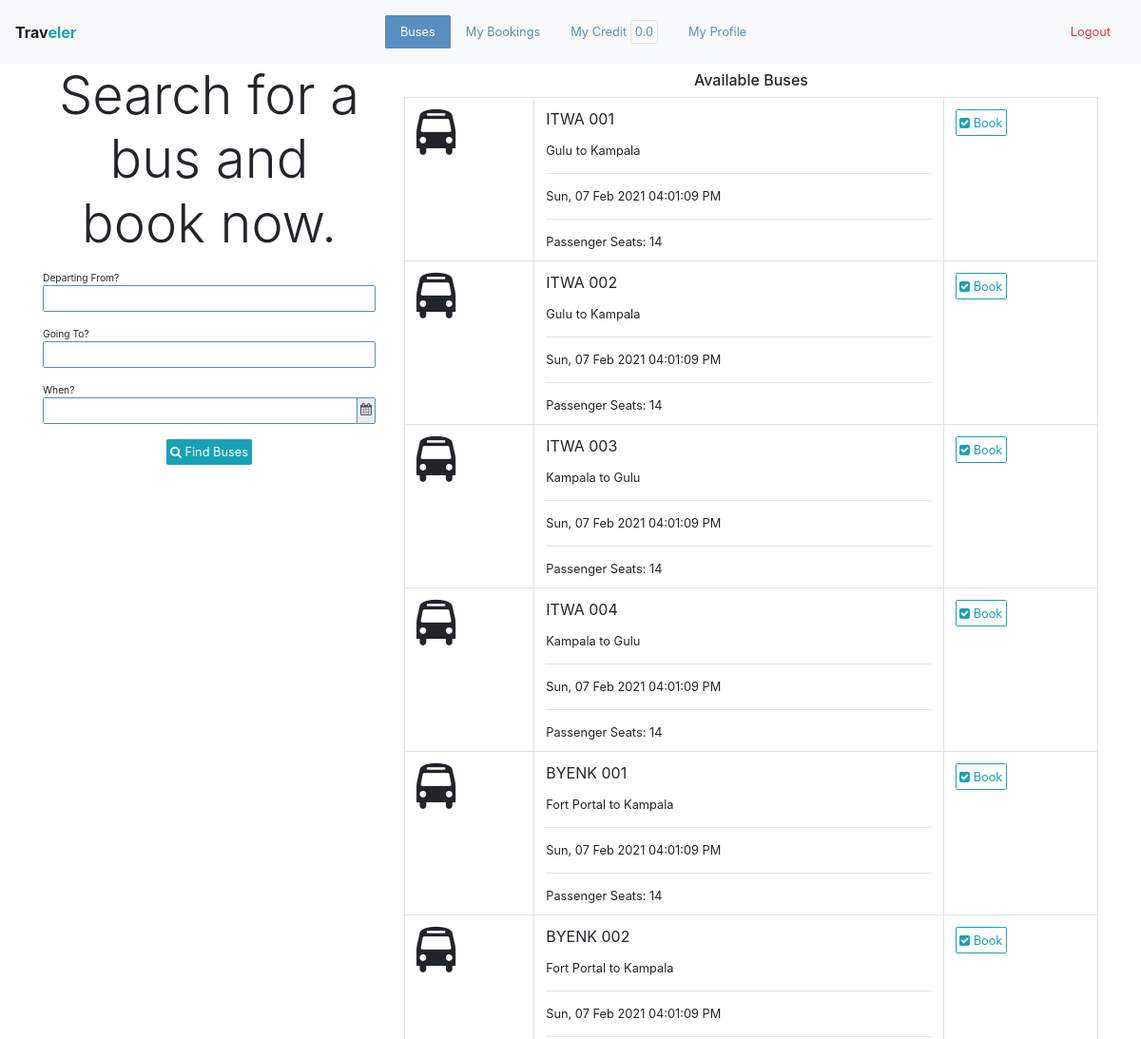
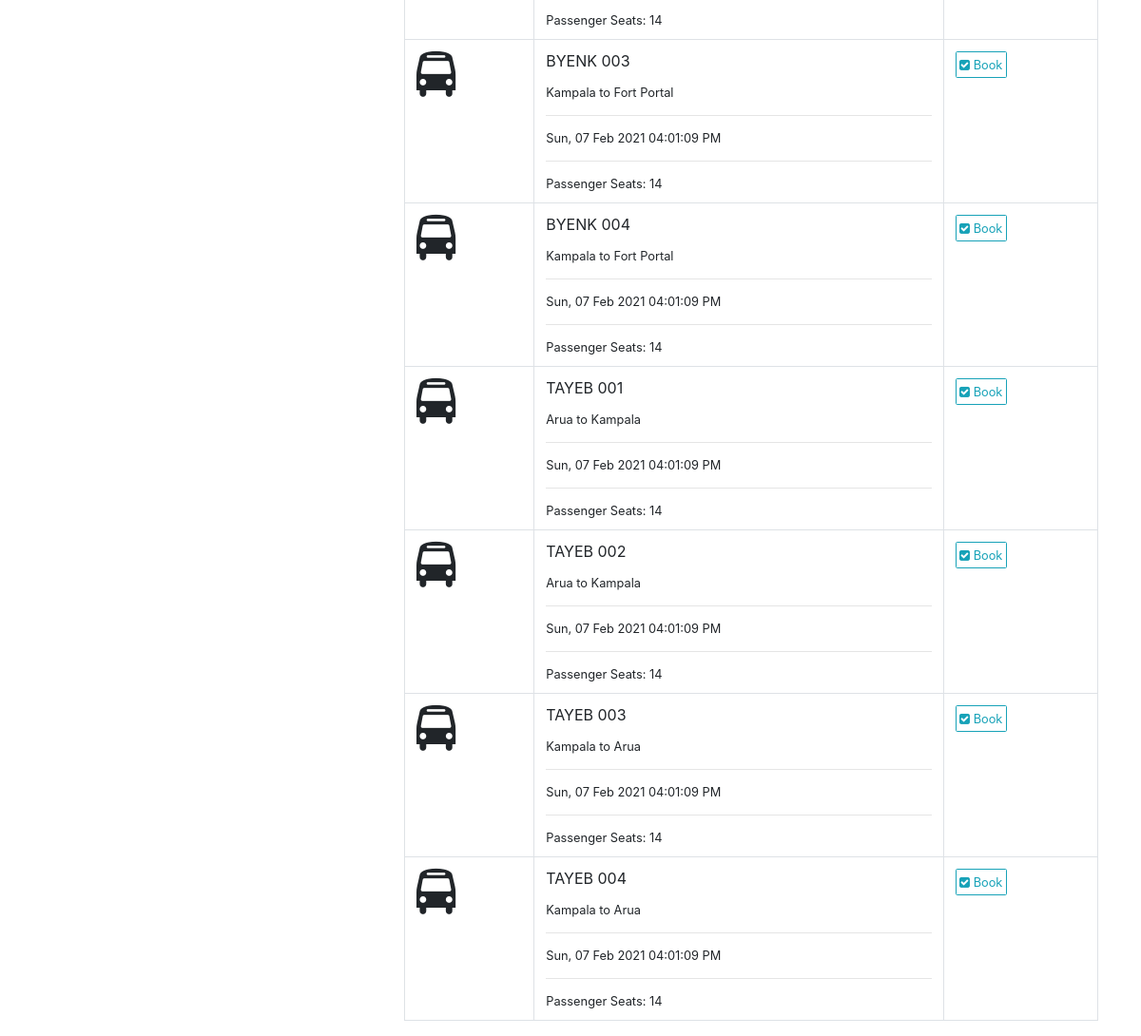
The app's page /bus/search (signed in), older data (2 pictures, top to bottom).
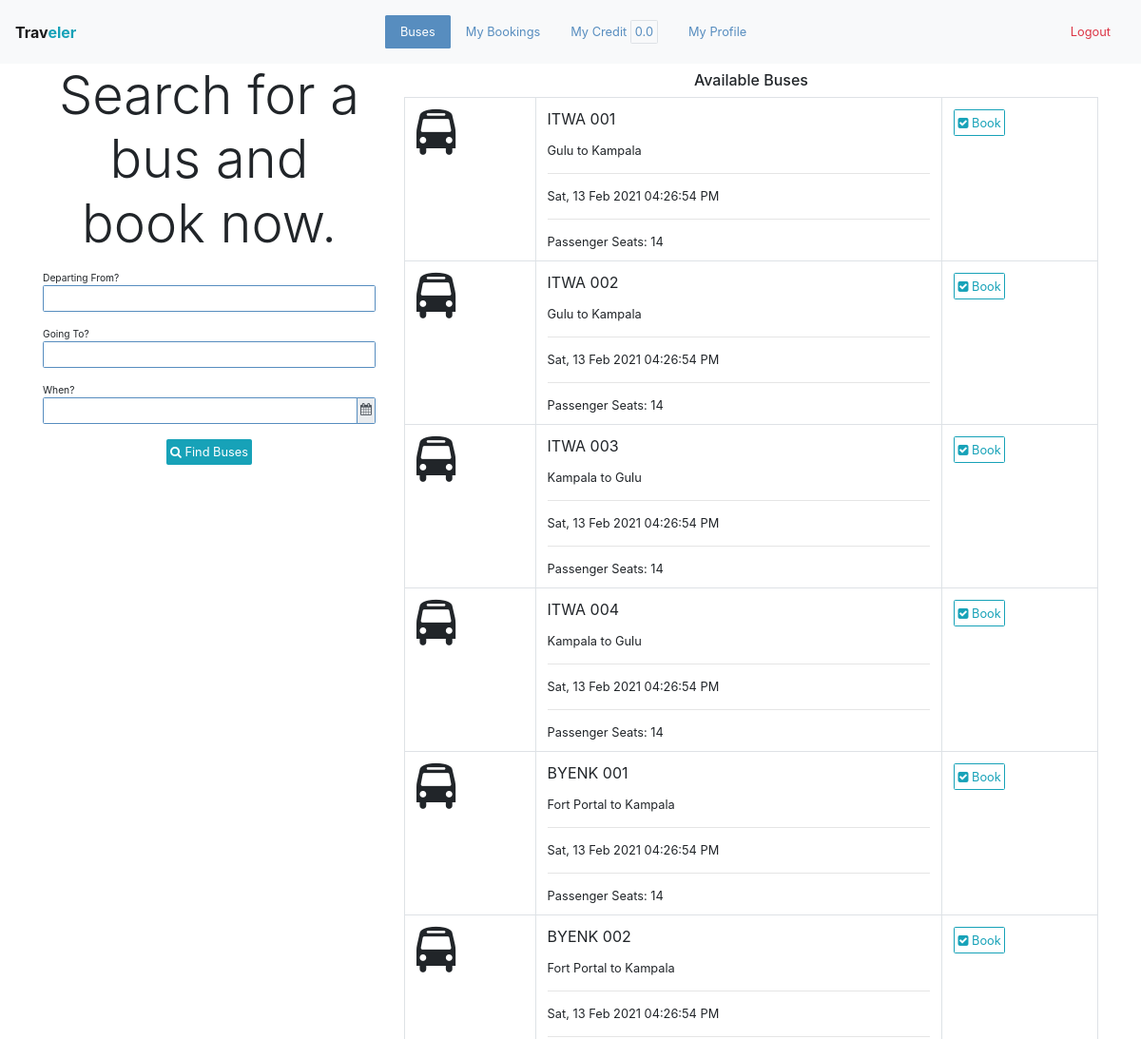
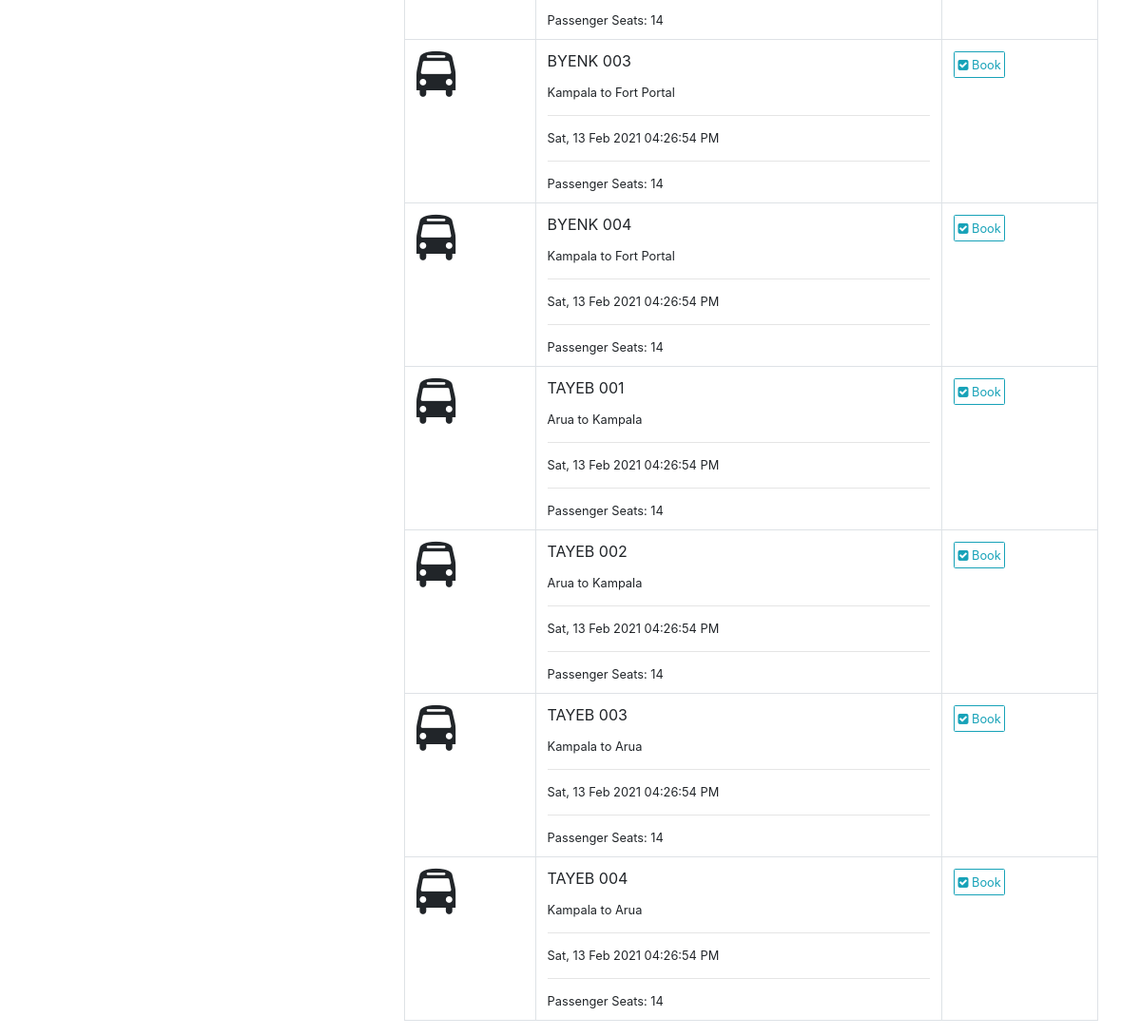
The same page, newer data (2 pictures, top to bottom).
### app/models/models.py (models this page shows, shortened)
class Bus(db.Model):
    id = db.Column(db.Integer, primary_key=True)
    number = db.Column(db.String(16))
    columns = db.Column(db.Integer)
    rows = db.Column(db.Integer)
    broadcast = db.Column(db.Boolean)
    departure_time = db.Column(db.DateTime)
    schedule_cancelled_reason = db.Column(db.String(1024))
    booking_deadline = db.Column(db.DateTime)
    free_bus_time = db.Column(db.DateTime)
    branch_id = db.Column(db.Integer, db.ForeignKey("branch.id"))
    company_id = db.Column(db.Integer, db.ForeignKey("company.id"))
    status_id = db.Column(db.Integer, db.ForeignKey("status.id"))
    journey_id = db.Column(db.Integer, db.ForeignKey("journey.id"))
    grids = db.relationship("Grid", backref="bus", cascade="delete", lazy="dynamic")
    bookings = db.relationship("Booking", backref="bus")
    payments = db.relationship("Payment", backref="bus")
    def seats(self):
        return list(filter(lambda grid:grid.grid_type==1, self.grids))

class Journey(db.Model):
    id = db.Column(db.Integer, primary_key=True)
    from_ = db.Column(db.String(64))
    to = db.Column(db.String(64))
    distance = db.Column(db.Float)
    duration = db.Column(db.Float)
    branch_id = db.Column(db.Integer, db.ForeignKey("branch.id"))
    buses = db.relationship("Bus", backref="journey")
    pickups = db.relationship("Pickup", backref="journey")
    pricings = db.relationship("Pricing", backref="journey")
    payments = db.relationship("Payment", backref="journey")
    def __str__(self):
        return f"{self.from_} to {self.to}"

### app/WEB/views/bus.py (the view)
@bus_bp.route("/search", methods=["GET"])
def search_buses():
	search_buses_form = SearchBusesForm(request.args)
	from_ = None
	to = None
	departure_time = None
	if search_buses_form.validate():
		data = search_buses_form.data
		from_ = data.get("from_")
		to = data.get("to")
		departure_time = data.get("departure_time")
	buses = find_buses(from_=from_, to=to, departure_time=departure_time)
	if departure_time:
		search_buses_form.departure_time.data = departure_time.strftime(app.config.get("TIME_FORMAT"))
	template = "index/search-buses-results.html"
	if current_user.is_authenticated:
		template = "bus/passenger-buses.html"
	return render_template(template, buses=buses, search_buses_form=search_buses_form)

### app/WEB/forms/bus.py (shortened to what this page needs)
class SearchBusesForm(FlaskForm):
	UTC_offset = StringField(widget=HiddenInput())
	from_ = StringField("Departing From?", validators=[])
	to = StringField("Going To?", validators=[])
	departure_time = StringField("When?", validators=[])
	submit = SubmitField('Find Bus')
	def __init__(self, *args, **kwargs):
		super().__init__(*args, **kwargs)
		self.datetime_format = app.config.get("TIME_FORMAT")
	def validate_departure_time(form, field):
		departure_time = field.data

### app/WEB/context_processors.py (called while the page is built)
@app.context_processor
def application():
	return  {
		"HOST": app.config.get("HOST_ADDRESS")
	}

@app.context_processor
def company():
	context = dict()
	if current_user.is_authenticated:
		context["profile"] = current_user.profile
		branch = current_user.profile.branch
		if branch:
			context["branch"] = branch
			context["company"] = branch.company
	return context

### app/WEB/template_filters.py (called while the page is built)
def datetimeformat(value, format='%H:%M / %d-%m-%Y'):
	if isinstance(value, datetime):
		return value.strftime(format)

### app/helpers/datetimes.py (called while the page is built)
def now():
	return datetime.datetime.now().astimezone(timezone)

### app/setup.py (called while the page is built)
@login_manager.user_loader
def load_user(user_id):
	return User.query.get(user_id)

### app/templates/bus/passenger-buses.html
{% extends 'index/passenger-base.html' %}
{% block buses_active %}active{% endblock %}
{% block content %}
	<div class="container">
		<div class="row">
			<div class="col-md-4">
				{% include 'index/search-buses-form.html' %}
			</div>
			<div class="col-md-8">
				{% include 'index/available-buses.html' %}
			</div>
		</div>
	</div>
{% endblock %}

### app/templates/index/available-buses.html
<h5 class="p-2 m-0 text-center">Available Buses</h5>
<table class="table table-responsive-sm border">
    <tbody>
        {% for bus in buses %}
            <tr>
                <td>
                	<span class="fa fa-bus fa-3x"></span>
                </td>
                <td class="border m-auto">
                    <p>{{bus.number}}</p>
                    <small>{{bus.journey}}</small>
                    <hr>
                    <small>{{bus.departure_time|datetimeformat('%a, %d %b %Y %r')}}</small>
                    <hr>
                    <small>Passenger Seats: {{bus.seats()|length}} </small>
                </td>
                <td><a href="{{url_for('bus.get_passenger_bus', bus_id=bus.id)}}" class='btn btn-outline-info'><span class="fa fa-check-square"></span> Book</a></td>
            </tr>
        {% else %}
            <div class="container" align="center">
                <p class="display-5 text-muted p-2">No Buses Available!</p>
            </div>
        {% endfor %}
    </tbody>
</table>

Row changes from the older to the newer data that the page shows:
changed Bus "ITWA 001": departure_time "Sun, 07 Feb 2021 04:01:09 PM" → "Sat, 13 Feb 2021 04:26:54 PM"
changed Bus "ITWA 002": departure_time "Sun, 07 Feb 2021 04:01:09 PM" → "Sat, 13 Feb 2021 04:26:54 PM"
changed Bus "ITWA 003": departure_time "Sun, 07 Feb 2021 04:01:09 PM" → "Sat, 13 Feb 2021 04:26:54 PM"
changed Bus "ITWA 004": departure_time "Sun, 07 Feb 2021 04:01:09 PM" → "Sat, 13 Feb 2021 04:26:54 PM"
changed Bus "BYENK 001": departure_time "Sun, 07 Feb 2021 04:01:09 PM" → "Sat, 13 Feb 2021 04:26:54 PM"
changed Bus "BYENK 002": departure_time "Sun, 07 Feb 2021 04:01:09 PM" → "Sat, 13 Feb 2021 04:26:54 PM"
changed Bus "BYENK 003": departure_time "Sun, 07 Feb 2021 04:01:09 PM" → "Sat, 13 Feb 2021 04:26:54 PM"
changed Bus "BYENK 004": departure_time "Sun, 07 Feb 2021 04:01:09 PM" → "Sat, 13 Feb 2021 04:26:54 PM"
changed Bus "TAYEB 001": departure_time "Sun, 07 Feb 2021 04:01:09 PM" → "Sat, 13 Feb 2021 04:26:54 PM"
changed Bus "TAYEB 002": departure_time "Sun, 07 Feb 2021 04:01:09 PM" → "Sat, 13 Feb 2021 04:26:54 PM"
changed Bus "TAYEB 003": departure_time "Sun, 07 Feb 2021 04:01:09 PM" → "Sat, 13 Feb 2021 04:26:54 PM"
changed Bus "TAYEB 004": departure_time "Sun, 07 Feb 2021 04:01:09 PM" → "Sat, 13 Feb 2021 04:26:54 PM"
